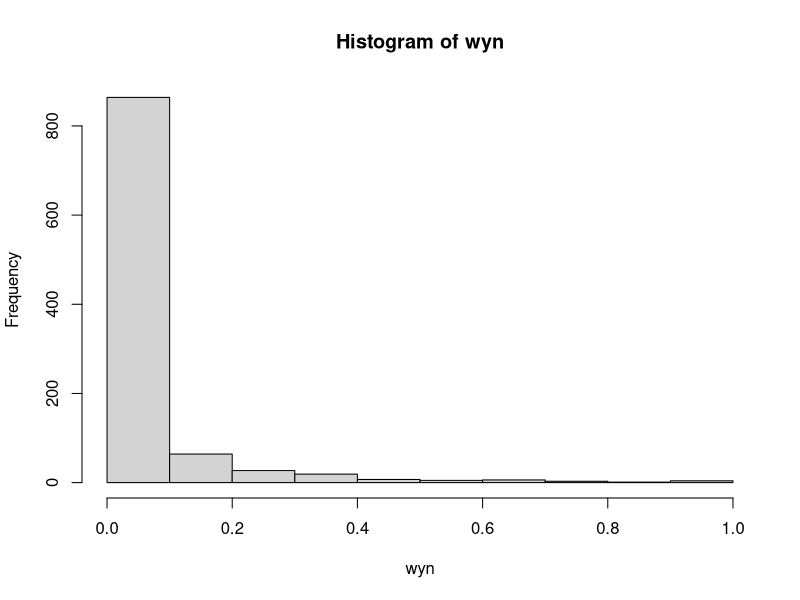

This figure's R source:
exper <- function(m) {
  x <- rnorm(100, mean=pi, sd=.5)
  t.test(x, mu=m)$p.value
}

wyn <- replicate(1000, exper(3))
hist(wyn)